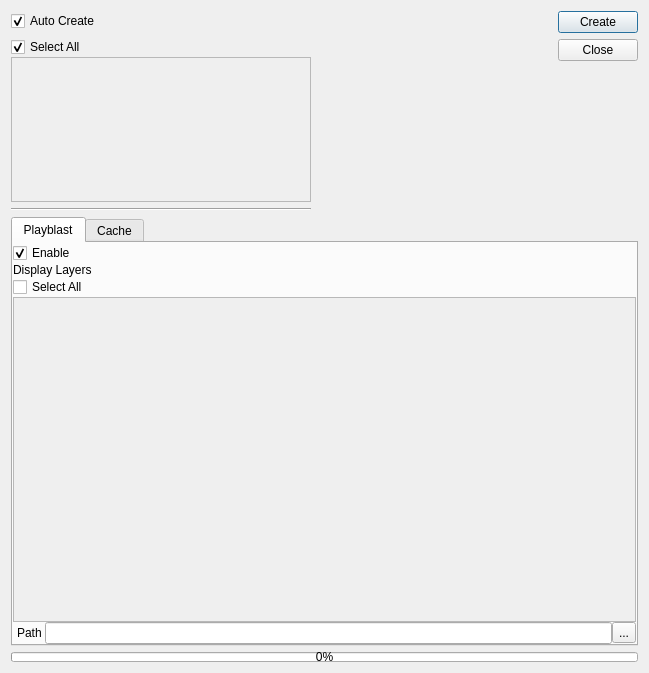
<?xml version="1.0" encoding="UTF-8"?>
<ui version="4.0">
 <class>Dialog</class>
 <widget class="QDialog" name="Dialog">
  <property name="geometry">
   <rect>
    <x>0</x>
    <y>0</y>
    <width>649</width>
    <height>673</height>
   </rect>
  </property>
  <property name="sizePolicy">
   <sizepolicy hsizetype="Preferred" vsizetype="Preferred">
    <horstretch>0</horstretch>
    <verstretch>0</verstretch>
   </sizepolicy>
  </property>
  <property name="minimumSize">
   <size>
    <width>331</width>
    <height>323</height>
   </size>
  </property>
  <property name="maximumSize">
   <size>
    <width>65656</width>
    <height>45454</height>
   </size>
  </property>
  <property name="windowTitle">
   <string>Shot</string>
  </property>
  <property name="windowOpacity">
   <double>1.000000000000000</double>
  </property>
  <layout class="QVBoxLayout" name="verticalLayout_3">
   <item>
    <widget class="QWidget" name="widget" native="true">
     <property name="minimumSize">
      <size>
       <width>0</width>
       <height>200</height>
      </size>
     </property>
     <property name="maximumSize">
      <size>
       <width>16777215</width>
       <height>200</height>
      </size>
     </property>
     <layout class="QHBoxLayout" name="horizontalLayout_4">
      <property name="margin">
       <number>0</number>
      </property>
      <item>
       <layout class="QVBoxLayout" name="verticalLayout">
        <item>
         <widget class="QCheckBox" name="autoCreateButton">
          <property name="toolTip">
           <string>Automatically create shots for selected cameras</string>
          </property>
          <property name="text">
           <string>Auto Create</string>
          </property>
          <property name="checked">
           <bool>true</bool>
          </property>
         </widget>
        </item>
        <item>
         <widget class="QStackedWidget" name="stackedWidget">
          <property name="minimumSize">
           <size>
            <width>300</width>
            <height>0</height>
           </size>
          </property>
          <property name="currentIndex">
           <number>1</number>
          </property>
          <widget class="QWidget" name="page">
           <layout class="QVBoxLayout" name="verticalLayout_10">
            <property name="spacing">
             <number>0</number>
            </property>
            <property name="margin">
             <number>0</number>
            </property>
            <item>
             <layout class="QHBoxLayout" name="horizontalLayout_2">
              <item>
               <widget class="QLabel" name="label">
                <property name="text">
                 <string>Name    </string>
                </property>
                <property name="buddy">
                 <cstring>nameBox</cstring>
                </property>
               </widget>
              </item>
              <item>
               <widget class="QLineEdit" name="nameBox">
                <property name="toolTip">
                 <string>Shot name</string>
                </property>
               </widget>
              </item>
              <item>
               <widget class="QToolButton" name="fillButton">
                <property name="toolTip">
                 <string>Fill the name box with current camera name</string>
                </property>
                <property name="text">
                 <string>...</string>
                </property>
               </widget>
              </item>
             </layout>
            </item>
            <item>
             <layout class="QHBoxLayout" name="horizontalLayout">
              <item>
               <widget class="QLabel" name="label_3">
                <property name="text">
                 <string>Camera </string>
                </property>
               </widget>
              </item>
              <item>
               <widget class="QComboBox" name="cameraBox">
                <property name="sizePolicy">
                 <sizepolicy hsizetype="Expanding" vsizetype="Fixed">
                  <horstretch>0</horstretch>
                  <verstretch>0</verstretch>
                 </sizepolicy>
                </property>
               </widget>
              </item>
              <item>
               <widget class="QLabel" name="camCountLabel">
                <property name="text">
                 <string>0</string>
                </property>
               </widget>
              </item>
             </layout>
            </item>
            <item>
             <widget class="Line" name="line">
              <property name="orientation">
               <enum>Qt::Horizontal</enum>
              </property>
             </widget>
            </item>
            <item>
             <widget class="QCheckBox" name="keyFrameButton">
              <property name="toolTip">
               <string>Get frame range from Key Frame</string>
              </property>
              <property name="text">
               <string>Key Frame</string>
              </property>
             </widget>
            </item>
            <item>
             <layout class="QHBoxLayout" name="horizontalLayout_5">
              <item>
               <widget class="QLabel" name="label_4">
                <property name="text">
                 <string>Start </string>
                </property>
                <property name="buddy">
                 <cstring>startFrameBox</cstring>
                </property>
               </widget>
              </item>
              <item>
               <widget class="QSpinBox" name="startFrameBox">
                <property name="sizePolicy">
                 <sizepolicy hsizetype="Expanding" vsizetype="Fixed">
                  <horstretch>0</horstretch>
                  <verstretch>0</verstretch>
                 </sizepolicy>
                </property>
                <property name="toolTip">
                 <string>Start Frame value</string>
                </property>
                <property name="maximum">
                 <number>100000</number>
                </property>
                <property name="singleStep">
                 <number>1</number>
                </property>
               </widget>
              </item>
              <item>
               <widget class="QLabel" name="label_5">
                <property name="text">
                 <string>End   </string>
                </property>
                <property name="buddy">
                 <cstring>endFrameBox</cstring>
                </property>
               </widget>
              </item>
              <item>
               <widget class="QSpinBox" name="endFrameBox">
                <property name="sizePolicy">
                 <sizepolicy hsizetype="Expanding" vsizetype="Fixed">
                  <horstretch>0</horstretch>
                  <verstretch>0</verstretch>
                 </sizepolicy>
                </property>
                <property name="toolTip">
                 <string>End Frame value</string>
                </property>
                <property name="minimum">
                 <number>1</number>
                </property>
                <property name="maximum">
                 <number>100000</number>
                </property>
               </widget>
              </item>
             </layout>
            </item>
           </layout>
          </widget>
          <widget class="QWidget" name="page_2">
           <layout class="QVBoxLayout" name="verticalLayout_11">
            <property name="spacing">
             <number>0</number>
            </property>
            <property name="margin">
             <number>0</number>
            </property>
            <item>
             <widget class="QCheckBox" name="selectAllButton3">
              <property name="toolTip">
               <string>Select all cameras</string>
              </property>
              <property name="text">
               <string>Select All</string>
              </property>
              <property name="checked">
               <bool>true</bool>
              </property>
             </widget>
            </item>
            <item>
             <widget class="QScrollArea" name="scrollArea_3">
              <property name="toolTip">
               <string>Select cameras that you want to create shots for</string>
              </property>
              <property name="widgetResizable">
               <bool>true</bool>
              </property>
              <widget class="QWidget" name="scrollAreaWidgetContents_3">
               <property name="geometry">
                <rect>
                 <x>0</x>
                 <y>0</y>
                 <width>296</width>
                 <height>141</height>
                </rect>
               </property>
               <layout class="QVBoxLayout" name="cameraLayout">
                <property name="spacing">
                 <number>6</number>
                </property>
                <property name="leftMargin">
                 <number>9</number>
                </property>
                <property name="topMargin">
                 <number>9</number>
                </property>
                <property name="rightMargin">
                 <number>0</number>
                </property>
                <property name="bottomMargin">
                 <number>0</number>
                </property>
               </layout>
              </widget>
             </widget>
            </item>
           </layout>
          </widget>
         </widget>
        </item>
        <item>
         <widget class="Line" name="line_2">
          <property name="orientation">
           <enum>Qt::Horizontal</enum>
          </property>
         </widget>
        </item>
       </layout>
      </item>
      <item>
       <spacer name="horizontalSpacer">
        <property name="orientation">
         <enum>Qt::Horizontal</enum>
        </property>
        <property name="sizeHint" stdset="0">
         <size>
          <width>58</width>
          <height>20</height>
         </size>
        </property>
       </spacer>
      </item>
      <item>
       <layout class="QVBoxLayout" name="verticalLayout_2">
        <item>
         <widget class="QPushButton" name="createButton">
          <property name="toolTip">
           <string>Create this shot now</string>
          </property>
          <property name="text">
           <string>Create</string>
          </property>
         </widget>
        </item>
        <item>
         <widget class="QPushButton" name="cancelButton">
          <property name="text">
           <string>Close</string>
          </property>
         </widget>
        </item>
        <item>
         <spacer name="verticalSpacer">
          <property name="orientation">
           <enum>Qt::Vertical</enum>
          </property>
          <property name="sizeHint" stdset="0">
           <size>
            <width>20</width>
            <height>40</height>
           </size>
          </property>
         </spacer>
        </item>
       </layout>
      </item>
     </layout>
    </widget>
   </item>
   <item>
    <widget class="QTabWidget" name="tabWidget">
     <property name="currentIndex">
      <number>0</number>
     </property>
     <widget class="QWidget" name="tab">
      <attribute name="title">
       <string>Playblast</string>
      </attribute>
      <layout class="QVBoxLayout" name="verticalLayout_4">
       <property name="spacing">
        <number>0</number>
       </property>
       <property name="margin">
        <number>0</number>
       </property>
       <item>
        <widget class="QCheckBox" name="playblastEnableButton">
         <property name="text">
          <string>Enable</string>
         </property>
         <property name="checked">
          <bool>true</bool>
         </property>
        </widget>
       </item>
       <item>
        <widget class="QLabel" name="label_6">
         <property name="text">
          <string>Display Layers</string>
         </property>
        </widget>
       </item>
       <item>
        <widget class="QCheckBox" name="selectAllButton">
         <property name="text">
          <string>Select All</string>
         </property>
        </widget>
       </item>
       <item>
        <widget class="QScrollArea" name="scrollArea">
         <property name="widgetResizable">
          <bool>true</bool>
         </property>
         <widget class="QWidget" name="scrollAreaWidgetContents">
          <property name="geometry">
           <rect>
            <x>0</x>
            <y>0</y>
            <width>623</width>
            <height>331</height>
           </rect>
          </property>
          <layout class="QVBoxLayout" name="verticalLayout_5">
           <property name="spacing">
            <number>0</number>
           </property>
           <property name="margin">
            <number>9</number>
           </property>
           <item>
            <layout class="QVBoxLayout" name="layerLayout">
             <property name="spacing">
              <number>9</number>
             </property>
            </layout>
           </item>
           <item>
            <layout class="QVBoxLayout" name="verticalLayout_6">
             <item>
              <spacer name="verticalSpacer_2">
               <property name="orientation">
                <enum>Qt::Vertical</enum>
               </property>
               <property name="sizeHint" stdset="0">
                <size>
                 <width>20</width>
                 <height>40</height>
                </size>
               </property>
              </spacer>
             </item>
            </layout>
           </item>
          </layout>
         </widget>
        </widget>
       </item>
       <item>
        <layout class="QHBoxLayout" name="horizontalLayout_3">
         <property name="leftMargin">
          <number>4</number>
         </property>
         <item>
          <widget class="QLabel" name="label_2">
           <property name="text">
            <string>Path </string>
           </property>
           <property name="buddy">
            <cstring>playblastPathBox</cstring>
           </property>
          </widget>
         </item>
         <item>
          <widget class="QLineEdit" name="playblastPathBox">
           <property name="toolTip">
            <string>Path to export shot to</string>
           </property>
          </widget>
         </item>
         <item>
          <widget class="QToolButton" name="playblastBrowseButton">
           <property name="toolTip">
            <string>Browse to select directory</string>
           </property>
           <property name="text">
            <string>...</string>
           </property>
          </widget>
         </item>
        </layout>
       </item>
      </layout>
     </widget>
     <widget class="QWidget" name="tab_2">
      <attribute name="title">
       <string>Cache</string>
      </attribute>
      <layout class="QVBoxLayout" name="verticalLayout_7">
       <property name="spacing">
        <number>0</number>
       </property>
       <property name="margin">
        <number>0</number>
       </property>
       <item>
        <widget class="QCheckBox" name="cacheEnableButton">
         <property name="text">
          <string>Enable</string>
         </property>
         <property name="checked">
          <bool>true</bool>
         </property>
        </widget>
       </item>
       <item>
        <widget class="QLabel" name="label_7">
         <property name="text">
          <string>All geometry sets</string>
         </property>
        </widget>
       </item>
       <item>
        <widget class="QCheckBox" name="selectAllButton2">
         <property name="text">
          <string>Select All</string>
         </property>
        </widget>
       </item>
       <item>
        <widget class="QScrollArea" name="scrollArea_2">
         <property name="widgetResizable">
          <bool>true</bool>
         </property>
         <widget class="QWidget" name="scrollAreaWidgetContents_2">
          <property name="geometry">
           <rect>
            <x>0</x>
            <y>0</y>
            <width>623</width>
            <height>331</height>
           </rect>
          </property>
          <layout class="QVBoxLayout" name="verticalLayout_8">
           <property name="spacing">
            <number>0</number>
           </property>
           <property name="margin">
            <number>9</number>
           </property>
           <item>
            <layout class="QVBoxLayout" name="objectsLayout">
             <property name="spacing">
              <number>9</number>
             </property>
            </layout>
           </item>
           <item>
            <layout class="QVBoxLayout" name="verticalLayout_9">
             <item>
              <spacer name="verticalSpacer_3">
               <property name="orientation">
                <enum>Qt::Vertical</enum>
               </property>
               <property name="sizeHint" stdset="0">
                <size>
                 <width>20</width>
                 <height>40</height>
                </size>
               </property>
              </spacer>
             </item>
            </layout>
           </item>
          </layout>
         </widget>
        </widget>
       </item>
       <item>
        <layout class="QHBoxLayout" name="horizontalLayout_6">
         <property name="leftMargin">
          <number>4</number>
         </property>
         <item>
          <widget class="QLabel" name="label_8">
           <property name="text">
            <string>Path </string>
           </property>
           <property name="buddy">
            <cstring>playblastPathBox</cstring>
           </property>
          </widget>
         </item>
         <item>
          <widget class="QLineEdit" name="cachePathBox">
           <property name="toolTip">
            <string>Path to export shot to</string>
           </property>
          </widget>
         </item>
         <item>
          <widget class="QToolButton" name="cacheBrowseButton">
           <property name="toolTip">
            <string>Browse to select directory</string>
           </property>
           <property name="text">
            <string>...</string>
           </property>
          </widget>
         </item>
        </layout>
       </item>
      </layout>
     </widget>
    </widget>
   </item>
   <item>
    <widget class="QProgressBar" name="progressBar">
     <property name="maximumSize">
      <size>
       <width>16777215</width>
       <height>10</height>
      </size>
     </property>
     <property name="value">
      <number>0</number>
     </property>
    </widget>
   </item>
  </layout>
 </widget>
 <resources/>
 <connections>
  <connection>
   <sender>cancelButton</sender>
   <signal>clicked()</signal>
   <receiver>Dialog</receiver>
   <slot>deleteLater()</slot>
   <hints>
    <hint type="sourcelabel">
     <x>349</x>
     <y>61</y>
    </hint>
    <hint type="destinationlabel">
     <x>379</x>
     <y>96</y>
    </hint>
   </hints>
  </connection>
  <connection>
   <sender>keyFrameButton</sender>
   <signal>toggled(bool)</signal>
   <receiver>startFrameBox</receiver>
   <slot>setDisabled(bool)</slot>
   <hints>
    <hint type="sourcelabel">
     <x>58</x>
     <y>117</y>
    </hint>
    <hint type="destinationlabel">
     <x>82</x>
     <y>138</y>
    </hint>
   </hints>
  </connection>
  <connection>
   <sender>keyFrameButton</sender>
   <signal>toggled(bool)</signal>
   <receiver>endFrameBox</receiver>
   <slot>setDisabled(bool)</slot>
   <hints>
    <hint type="sourcelabel">
     <x>134</x>
     <y>115</y>
    </hint>
    <hint type="destinationlabel">
     <x>185</x>
     <y>138</y>
    </hint>
   </hints>
  </connection>
 </connections>
</ui>
